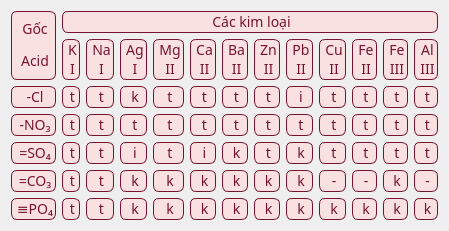
  <widget class="QWidget" name="centralwidget">
   <property name="styleSheet">
    <string notr="true">font-family:montserrat;
font-size:14px;
color:#751330</string>
   </property>
   <layout class="QGridLayout" name="gridLayout">
    <item row="3" column="5">
     <widget class="QLabel" name="CaNO3_2">
      <property name="styleSheet">
       <string notr="true">border: 1px solid #751330;
border-radius: 6px;
background-color: #fae1e1;</string>
      </property>
      <property name="text">
       <string>&lt;html&gt;&lt;head/&gt;&lt;body&gt;&lt;p align=&quot;center&quot;&gt;t&lt;/p&gt;&lt;/body&gt;&lt;/html&gt;</string>
      </property>
     </widget>
    </item>
    <item row="3" column="3">
     <widget class="QLabel" name="AgNO3">
      <property name="styleSheet">
       <string notr="true">border: 1px solid #751330;
border-radius: 6px;
background-color: #fae1e1;</string>
      </property>
      <property name="text">
       <string>&lt;html&gt;&lt;head/&gt;&lt;body&gt;&lt;p align=&quot;center&quot;&gt;t&lt;/p&gt;&lt;/body&gt;&lt;/html&gt;</string>
      </property>
     </widget>
    </item>
    <item row="3" column="6">
     <widget class="QLabel" name="BaNO3_2">
      <property name="styleSheet">
       <string notr="true">border: 1px solid #751330;
border-radius: 6px;
background-color: #fae1e1;</string>
      </property>
      <property name="text">
       <string>&lt;html&gt;&lt;head/&gt;&lt;body&gt;&lt;p align=&quot;center&quot;&gt;t&lt;/p&gt;&lt;/body&gt;&lt;/html&gt;</string>
      </property>
     </widget>
    </item>
    <item row="3" column="7">
     <widget class="QLabel" name="ZnNO3_2">
      <property name="styleSheet">
       <string notr="true">border: 1px solid #751330;
border-radius: 6px;
background-color: #fae1e1;</string>
      </property>
      <property name="text">
       <string>&lt;html&gt;&lt;head/&gt;&lt;body&gt;&lt;p align=&quot;center&quot;&gt;t&lt;/p&gt;&lt;/body&gt;&lt;/html&gt;</string>
      </property>
     </widget>
    </item>
    <item row="3" column="9">
     <widget class="QLabel" name="CuNO3_2">
      <property name="styleSheet">
       <string notr="true">border: 1px solid #751330;
border-radius: 6px;
background-color: #fae1e1;</string>
      </property>
      <property name="text">
       <string>&lt;html&gt;&lt;head/&gt;&lt;body&gt;&lt;p align=&quot;center&quot;&gt;t&lt;/p&gt;&lt;/body&gt;&lt;/html&gt;</string>
      </property>
     </widget>
    </item>
    <item row="3" column="8">
     <widget class="QLabel" name="PbNO3_2">
      <property name="styleSheet">
       <string notr="true">border: 1px solid #751330;
border-radius: 6px;
background-color: #fae1e1;</string>
      </property>
      <property name="text">
       <string>&lt;html&gt;&lt;head/&gt;&lt;body&gt;&lt;p align=&quot;center&quot;&gt;t&lt;/p&gt;&lt;/body&gt;&lt;/html&gt;</string>
      </property>
     </widget>
    </item>
    <item row="3" column="11">
     <widget class="QLabel" name="FeNO3_3">
      <property name="styleSheet">
       <string notr="true">border: 1px solid #751330;
border-radius: 6px;
background-color: #fae1e1;</string>
      </property>
      <property name="text">
       <string>&lt;html&gt;&lt;head/&gt;&lt;body&gt;&lt;p align=&quot;center&quot;&gt;t&lt;/p&gt;&lt;/body&gt;&lt;/html&gt;</string>
      </property>
     </widget>
    </item>
    <item row="3" column="10">
     <widget class="QLabel" name="FeNO3_2">
      <property name="styleSheet">
       <string notr="true">border: 1px solid #751330;
border-radius: 6px;
background-color: #fae1e1;</string>
      </property>
      <property name="text">
       <string>&lt;html&gt;&lt;head/&gt;&lt;body&gt;&lt;p align=&quot;center&quot;&gt;t&lt;/p&gt;&lt;/body&gt;&lt;/html&gt;</string>
      </property>
     </widget>
    </item>
    <item row="2" column="5">
     <widget class="QLabel" name="CaCl2">
      <property name="styleSheet">
       <string notr="true">border: 1px solid #751330;
border-radius: 6px;
background-color: #fae1e1;</string>
      </property>
      <property name="text">
       <string>&lt;html&gt;&lt;head/&gt;&lt;body&gt;&lt;p align=&quot;center&quot;&gt;t&lt;/p&gt;&lt;/body&gt;&lt;/html&gt;</string>
      </property>
     </widget>
    </item>
    <item row="2" column="7">
     <widget class="QLabel" name="ZnCl2">
      <property name="styleSheet">
       <string notr="true">border: 1px solid #751330;
border-radius: 6px;
background-color: #fae1e1;</string>
      </property>
      <property name="text">
       <string>&lt;html&gt;&lt;head/&gt;&lt;body&gt;&lt;p align=&quot;center&quot;&gt;t&lt;/p&gt;&lt;/body&gt;&lt;/html&gt;</string>
      </property>
     </widget>
    </item>
    <item row="2" column="6">
     <widget class="QLabel" name="BaCl2">
      <property name="styleSheet">
       <string notr="true">border: 1px solid #751330;
border-radius: 6px;
background-color: #fae1e1;</string>
      </property>
      <property name="text">
       <string>&lt;html&gt;&lt;head/&gt;&lt;body&gt;&lt;p align=&quot;center&quot;&gt;t&lt;/p&gt;&lt;/body&gt;&lt;/html&gt;</string>
      </property>
     </widget>
    </item>
    <item row="2" column="0">
     <widget class="QLabel" name="label_Cl">
      <property name="styleSheet">
       <string notr="true">border: 1px solid #751330;
border-radius: 6px;
background-color: #fae1e1;</string>
      </property>
      <property name="text">
       <string>&lt;html&gt;&lt;head/&gt;&lt;body&gt;&lt;p align=&quot;center&quot;&gt;-Cl&lt;/p&gt;&lt;/body&gt;&lt;/html&gt;</string>
      </property>
     </widget>
    </item>
    <item row="2" column="1">
     <widget class="QLabel" name="KCl">
      <property name="styleSheet">
       <string notr="true">border: 1px solid #751330;
border-radius: 6px;
background-color: #fae1e1;</string>
      </property>
      <property name="text">
       <string>&lt;html&gt;&lt;head/&gt;&lt;body&gt;&lt;p align=&quot;center&quot;&gt;t&lt;/p&gt;&lt;/body&gt;&lt;/html&gt;</string>
      </property>
     </widget>
    </item>
    <item row="2" column="2">
     <widget class="QLabel" name="NaCl">
      <property name="styleSheet">
       <string notr="true">border: 1px solid #751330;
border-radius: 6px;
background-color: #fae1e1;</string>
      </property>
      <property name="text">
       <string>&lt;html&gt;&lt;head/&gt;&lt;body&gt;&lt;p align=&quot;center&quot;&gt;t&lt;/p&gt;&lt;/body&gt;&lt;/html&gt;</string>
      </property>
     </widget>
    </item>
    <item row="2" column="4">
     <widget class="QLabel" name="MgCl2">
      <property name="styleSheet">
       <string notr="true">border: 1px solid #751330;
border-radius: 6px;
background-color: #fae1e1;</string>
      </property>
      <property name="text">
       <string>&lt;html&gt;&lt;head/&gt;&lt;body&gt;&lt;p align=&quot;center&quot;&gt;t&lt;/p&gt;&lt;/body&gt;&lt;/html&gt;</string>
      </property>
     </widget>
    </item>
    <item row="5" column="1">
     <widget class="QLabel" name="K2CO3">
      <property name="styleSheet">
       <string notr="true">border: 1px solid #751330;
border-radius: 6px;
background-color: #fae1e1;</string>
      </property>
      <property name="text">
       <string>&lt;html&gt;&lt;head/&gt;&lt;body&gt;&lt;p align=&quot;center&quot;&gt;t&lt;/p&gt;&lt;/body&gt;&lt;/html&gt;</string>
      </property>
     </widget>
    </item>
    <item row="5" column="0">
     <widget class="QLabel" name="label_CO3">
      <property name="styleSheet">
       <string notr="true">border: 1px solid #751330;
border-radius: 6px;
background-color: #fae1e1;</string>
      </property>
      <property name="text">
       <string>&lt;html&gt;&lt;head/&gt;&lt;body&gt;&lt;p align=&quot;center&quot;&gt;=CO₃&lt;/p&gt;&lt;/body&gt;&lt;/html&gt;</string>
      </property>
     </widget>
    </item>
    <item row="2" column="3">
     <widget class="QLabel" name="AgCl">
      <property name="styleSheet">
       <string notr="true">border: 1px solid #751330;
border-radius: 6px;
background-color: #fae1e1;</string>
      </property>
      <property name="text">
       <string>&lt;html&gt;&lt;head/&gt;&lt;body&gt;&lt;p align=&quot;center&quot;&gt;k&lt;/p&gt;&lt;/body&gt;&lt;/html&gt;</string>
      </property>
     </widget>
    </item>
    <item row="5" column="2">
     <widget class="QLabel" name="Na2CO3">
      <property name="styleSheet">
       <string notr="true">border: 1px solid #751330;
border-radius: 6px;
background-color: #fae1e1;</string>
      </property>
      <property name="text">
       <string>&lt;html&gt;&lt;head/&gt;&lt;body&gt;&lt;p align=&quot;center&quot;&gt;t&lt;/p&gt;&lt;/body&gt;&lt;/html&gt;</string>
      </property>
     </widget>
    </item>
    <item row="2" column="9">
     <widget class="QLabel" name="CuCl2">
      <property name="styleSheet">
       <string notr="true">border: 1px solid #751330;
border-radius: 6px;
background-color: #fae1e1;</string>
      </property>
      <property name="text">
       <string>&lt;html&gt;&lt;head/&gt;&lt;body&gt;&lt;p align=&quot;center&quot;&gt;t&lt;/p&gt;&lt;/body&gt;&lt;/html&gt;</string>
      </property>
     </widget>
    </item>
    <item row="2" column="8">
     <widget class="QLabel" name="PbCl2">
      <property name="styleSheet">
       <string notr="true">border: 1px solid #751330;
border-radius: 6px;
background-color: #fae1e1;</string>
      </property>
      <property name="text">
       <string>&lt;html&gt;&lt;head/&gt;&lt;body&gt;&lt;p align=&quot;center&quot;&gt;i&lt;/p&gt;&lt;/body&gt;&lt;/html&gt;</string>
      </property>
     </widget>
    </item>
    <item row="2" column="11">
     <widget class="QLabel" name="FeCl3">
      <property name="styleSheet">
       <string notr="true">border: 1px solid #751330;
border-radius: 6px;
background-color: #fae1e1;</string>
      </property>
      <property name="text">
       <string>&lt;html&gt;&lt;head/&gt;&lt;body&gt;&lt;p align=&quot;center&quot;&gt;t&lt;/p&gt;&lt;/body&gt;&lt;/html&gt;</string>
      </property>
     </widget>
    </item>
    <item row="2" column="10">
     <widget class="QLabel" name="FeCl2">
      <property name="styleSheet">
       <string notr="true">border: 1px solid #751330;
border-radius: 6px;
background-color: #fae1e1;</string>
      </property>
      <property name="text">
       <string>&lt;html&gt;&lt;head/&gt;&lt;body&gt;&lt;p align=&quot;center&quot;&gt;t&lt;/p&gt;&lt;/body&gt;&lt;/html&gt;</string>
      </property>
     </widget>
    </item>
    <item row="3" column="1">
     <widget class="QLabel" name="KNO3">
      <property name="styleSheet">
       <string notr="true">border: 1px solid #751330;
border-radius: 6px;
background-color: #fae1e1;</string>
      </property>
      <property name="text">
       <string>&lt;html&gt;&lt;head/&gt;&lt;body&gt;&lt;p align=&quot;center&quot;&gt;t&lt;/p&gt;&lt;/body&gt;&lt;/html&gt;</string>
      </property>
     </widget>
    </item>
    <item row="3" column="0">
     <widget class="QLabel" name="label_NO3">
      <property name="styleSheet">
       <string notr="true">border: 1px solid #751330;
border-radius: 6px;
background-color: #fae1e1;</string>
      </property>
      <property name="text">
       <string>&lt;html&gt;&lt;head/&gt;&lt;body&gt;&lt;p align=&quot;center&quot;&gt;-NO₃&lt;/p&gt;&lt;/body&gt;&lt;/html&gt;</string>
      </property>
     </widget>
    </item>
    <item row="2" column="12">
     <widget class="QLabel" name="AlCl3">
      <property name="styleSheet">
       <string notr="true">border: 1px solid #751330;
border-radius: 6px;
background-color: #fae1e1;</string>
      </property>
      <property name="text">
       <string>&lt;html&gt;&lt;head/&gt;&lt;body&gt;&lt;p align=&quot;center&quot;&gt;t&lt;/p&gt;&lt;/body&gt;&lt;/html&gt;</string>
      </property>
     </widget>
    </item>
    <item row="3" column="2">
     <widget class="QLabel" name="NaNO3">
      <property name="styleSheet">
       <string notr="true">border: 1px solid #751330;
border-radius: 6px;
background-color: #fae1e1;</string>
      </property>
      <property name="text">
       <string>&lt;html&gt;&lt;head/&gt;&lt;body&gt;&lt;p align=&quot;center&quot;&gt;t&lt;/p&gt;&lt;/body&gt;&lt;/html&gt;</string>
      </property>
     </widget>
    </item>
    <item row="6" column="5">
     <widget class="QLabel" name="Ca3PO4_2">
      <property name="styleSheet">
       <string notr="true">border: 1px solid #751330;
border-radius: 6px;
background-color: #fae1e1;</string>
      </property>
      <property name="text">
       <string>&lt;html&gt;&lt;head/&gt;&lt;body&gt;&lt;p align=&quot;center&quot;&gt;k&lt;/p&gt;&lt;/body&gt;&lt;/html&gt;</string>
      </property>
     </widget>
    </item>
    <item row="6" column="7">
     <widget class="QLabel" name="Zn3PO4_2">
      <property name="styleSheet">
       <string notr="true">border: 1px solid #751330;
border-radius: 6px;
background-color: #fae1e1;</string>
      </property>
      <property name="text">
       <string>&lt;html&gt;&lt;head/&gt;&lt;body&gt;&lt;p align=&quot;center&quot;&gt;k&lt;/p&gt;&lt;/body&gt;&lt;/html&gt;</string>
      </property>
     </widget>
    </item>
    <item row="6" column="6">
     <widget class="QLabel" name="Ba3PO4_2">
      <property name="styleSheet">
       <string notr="true">border: 1px solid #751330;
border-radius: 6px;
background-color: #fae1e1;</string>
      </property>
      <property name="text">
       <string>&lt;html&gt;&lt;head/&gt;&lt;body&gt;&lt;p align=&quot;center&quot;&gt;k&lt;/p&gt;&lt;/body&gt;&lt;/html&gt;</string>
      </property>
     </widget>
    </item>
    <item row="6" column="9">
     <widget class="QLabel" name="Cu3PO4_2">
      <property name="styleSheet">
       <string notr="true">border: 1px solid #751330;
border-radius: 6px;
background-color: #fae1e1;</string>
      </property>
      <property name="text">
       <string>&lt;html&gt;&lt;head/&gt;&lt;body&gt;&lt;p align=&quot;center&quot;&gt;k&lt;/p&gt;&lt;/body&gt;&lt;/html&gt;</string>
      </property>
     </widget>
    </item>
    <item row="4" column="2">
     <widget class="QLabel" name="Na2SO4">
      <property name="styleSheet">
       <string notr="true">border: 1px solid #751330;
border-radius: 6px;
background-color: #fae1e1;</string>
      </property>
      <property name="text">
       <string>&lt;html&gt;&lt;head/&gt;&lt;body&gt;&lt;p align=&quot;center&quot;&gt;t&lt;/p&gt;&lt;/body&gt;&lt;/html&gt;</string>
      </property>
     </widget>
    </item>
    <item row="3" column="12">
     <widget class="QLabel" name="AlNO3_3">
      <property name="styleSheet">
       <string notr="true">border: 1px solid #751330;
border-radius: 6px;
background-color: #fae1e1;</string>
      </property>
      <property name="text">
       <string>&lt;html&gt;&lt;head/&gt;&lt;body&gt;&lt;p align=&quot;center&quot;&gt;t&lt;/p&gt;&lt;/body&gt;&lt;/html&gt;</string>
      </property>
     </widget>
    </item>
    <item row="4" column="0">
     <widget class="QLabel" name="label_SO4">
      <property name="styleSheet">
       <string notr="true">border: 1px solid #751330;
border-radius: 6px;
background-color: #fae1e1;</string>
      </property>
      <property name="text">
       <string>&lt;html&gt;&lt;head/&gt;&lt;body&gt;&lt;p align=&quot;center&quot;&gt;=SO₄&lt;/p&gt;&lt;/body&gt;&lt;/html&gt;</string>
      </property>
     </widget>
    </item>
    <item row="4" column="4">
     <widget class="QLabel" name="MgSO4">
      <property name="styleSheet">
       <string notr="true">border: 1px solid #751330;
border-radius: 6px;
background-color: #fae1e1;</string>
      </property>
      <property name="text">
       <string>&lt;html&gt;&lt;head/&gt;&lt;body&gt;&lt;p align=&quot;center&quot;&gt;t&lt;/p&gt;&lt;/body&gt;&lt;/html&gt;</string>
      </property>
     </widget>
    </item>
    <item row="4" column="1">
     <widget class="QLabel" name="K2SO4">
      <property name="styleSheet">
       <string notr="true">border: 1px solid #751330;
border-radius: 6px;
background-color: #fae1e1;</string>
      </property>
      <property name="text">
       <string>&lt;html&gt;&lt;head/&gt;&lt;body&gt;&lt;p align=&quot;center&quot;&gt;t&lt;/p&gt;&lt;/body&gt;&lt;/html&gt;</string>
      </property>
     </widget>
    </item>
    <item row="4" column="5">
     <widget class="QLabel" name="CaSO4">
      <property name="styleSheet">
       <string notr="true">border: 1px solid #751330;
border-radius: 6px;
background-color: #fae1e1;</string>
      </property>
      <property name="text">
       <string>&lt;html&gt;&lt;head/&gt;&lt;body&gt;&lt;p align=&quot;center&quot;&gt;i&lt;/p&gt;&lt;/body&gt;&lt;/html&gt;</string>
      </property>
     </widget>
    </item>
    <item row="4" column="6">
     <widget class="QLabel" name="BaSO4">
      <property name="styleSheet">
       <string notr="true">border: 1px solid #751330;
border-radius: 6px;
background-color: #fae1e1;</string>
      </property>
      <property name="text">
       <string>&lt;html&gt;&lt;head/&gt;&lt;body&gt;&lt;p align=&quot;center&quot;&gt;k&lt;/p&gt;&lt;/body&gt;&lt;/html&gt;</string>
      </property>
     </widget>
    </item>
    <item row="4" column="3">
     <widget class="QLabel" name="Ag2SO4">
      <property name="styleSheet">
       <string notr="true">border: 1px solid #751330;
border-radius: 6px;
background-color: #fae1e1;</string>
      </property>
      <property name="text">
       <string>&lt;html&gt;&lt;head/&gt;&lt;body&gt;&lt;p align=&quot;center&quot;&gt;i&lt;/p&gt;&lt;/body&gt;&lt;/html&gt;</string>
      </property>
     </widget>
    </item>
    <item row="4" column="7">
     <widget class="QLabel" name="ZnSO4">
      <property name="styleSheet">
       <string notr="true">border: 1px solid #751330;
border-radius: 6px;
background-color: #fae1e1;</string>
      </property>
      <property name="text">
       <string>&lt;html&gt;&lt;head/&gt;&lt;body&gt;&lt;p align=&quot;center&quot;&gt;t&lt;/p&gt;&lt;/body&gt;&lt;/html&gt;</string>
      </property>
     </widget>
    </item>
    <item row="4" column="8">
     <widget class="QLabel" name="PbSO4">
      <property name="styleSheet">
       <string notr="true">border: 1px solid #751330;
border-radius: 6px;
background-color: #fae1e1;</string>
      </property>
      <property name="text">
       <string>&lt;html&gt;&lt;head/&gt;&lt;body&gt;&lt;p align=&quot;center&quot;&gt;k&lt;/p&gt;&lt;/body&gt;&lt;/html&gt;</string>
      </property>
     </widget>
    </item>
    <item row="4" column="11">
     <widget class="QLabel" name="Fe2SO4_3">
      <property name="styleSheet">
       <string notr="true">border: 1px solid #751330;
border-radius: 6px;
background-color: #fae1e1;</string>
      </property>
      <property name="text">
       <string>&lt;html&gt;&lt;head/&gt;&lt;body&gt;&lt;p align=&quot;center&quot;&gt;t&lt;/p&gt;&lt;/body&gt;&lt;/html&gt;</string>
      </property>
     </widget>
    </item>
    <item row="4" column="9">
     <widget class="QLabel" name="CuSO4">
      <property name="styleSheet">
       <string notr="true">border: 1px solid #751330;
border-radius: 6px;
background-color: #fae1e1;</string>
      </property>
      <property name="text">
       <string>&lt;html&gt;&lt;head/&gt;&lt;body&gt;&lt;p align=&quot;center&quot;&gt;t&lt;/p&gt;&lt;/body&gt;&lt;/html&gt;</string>
      </property>
     </widget>
    </item>
    <item row="4" column="12">
     <widget class="QLabel" name="Al2SO4_3">
      <property name="styleSheet">
       <string notr="true">border: 1px solid #751330;
border-radius: 6px;
background-color: #fae1e1;</string>
      </property>
      <property name="text">
       <string>&lt;html&gt;&lt;head/&gt;&lt;body&gt;&lt;p align=&quot;center&quot;&gt;t&lt;/p&gt;&lt;/body&gt;&lt;/html&gt;</string>
      </property>
     </widget>
    </item>
    <item row="5" column="4">
     <widget class="QLabel" name="MgCO3">
      <property name="styleSheet">
       <string notr="true">border: 1px solid #751330;
border-radius: 6px;
background-color: #fae1e1;</string>
      </property>
      <property name="text">
       <string>&lt;html&gt;&lt;head/&gt;&lt;body&gt;&lt;p align=&quot;center&quot;&gt;k&lt;/p&gt;&lt;/body&gt;&lt;/html&gt;</string>
      </property>
     </widget>
    </item>
    <item row="5" column="3">
     <widget class="QLabel" name="Ag2CO3">
      <property name="styleSheet">
       <string notr="true">border: 1px solid #751330;
border-radius: 6px;
background-color: #fae1e1;</string>
      </property>
      <property name="text">
       <string>&lt;html&gt;&lt;head/&gt;&lt;body&gt;&lt;p align=&quot;center&quot;&gt;k&lt;/p&gt;&lt;/body&gt;&lt;/html&gt;</string>
      </property>
     </widget>
    </item>
    <item row="5" column="6">
     <widget class="QLabel" name="BaCO3">
      <property name="styleSheet">
       <string notr="true">border: 1px solid #751330;
border-radius: 6px;
background-color: #fae1e1;</string>
      </property>
      <property name="text">
       <string>&lt;html&gt;&lt;head/&gt;&lt;body&gt;&lt;p align=&quot;center&quot;&gt;k&lt;/p&gt;&lt;/body&gt;&lt;/html&gt;</string>
      </property>
     </widget>
    </item>
    <item row="5" column="5">
     <widget class="QLabel" name="CaCO3">
      <property name="styleSheet">
       <string notr="true">border: 1px solid #751330;
border-radius: 6px;
background-color: #fae1e1;</string>
      </property>
      <property name="text">
       <string>&lt;html&gt;&lt;head/&gt;&lt;body&gt;&lt;p align=&quot;center&quot;&gt;k&lt;/p&gt;&lt;/body&gt;&lt;/html&gt;</string>
      </property>
     </widget>
    </item>
    <item row="5" column="7">
     <widget class="QLabel" name="ZnCO3">
      <property name="styleSheet">
       <string notr="true">border: 1px solid #751330;
border-radius: 6px;
background-color: #fae1e1;</string>
      </property>
      <property name="text">
       <string>&lt;html&gt;&lt;head/&gt;&lt;body&gt;&lt;p align=&quot;center&quot;&gt;k&lt;/p&gt;&lt;/body&gt;&lt;/html&gt;</string>
      </property>
     </widget>
    </item>
    <item row="5" column="8">
     <widget class="QLabel" name="PbCO3">
      <property name="styleSheet">
       <string notr="true">border: 1px solid #751330;
border-radius: 6px;
background-color: #fae1e1;</string>
      </property>
      <property name="text">
       <string>&lt;html&gt;&lt;head/&gt;&lt;body&gt;&lt;p align=&quot;center&quot;&gt;k&lt;/p&gt;&lt;/body&gt;&lt;/html&gt;</string>
      </property>
     </widget>
    </item>
    <item row="5" column="10">
     <widget class="QLabel" name="FeCO3">
      <property name="styleSheet">
       <string notr="true">border: 1px solid #751330;
border-radius: 6px;
background-color: #fae1e1;</string>
      </property>
      <property name="text">
       <string>&lt;html&gt;&lt;head/&gt;&lt;body&gt;&lt;p align=&quot;center&quot;&gt;-&lt;/p&gt;&lt;/body&gt;&lt;/html&gt;</string>
      </property>
     </widget>
    </item>
    <item row="5" column="9">
     <widget class="QLabel" name="CuCO3">
      <property name="styleSheet">
       <string notr="true">border: 1px solid #751330;
border-radius: 6px;
background-color: #fae1e1;</string>
      </property>
      <property name="text">
       <string>&lt;html&gt;&lt;head/&gt;&lt;body&gt;&lt;p align=&quot;center&quot;&gt;-&lt;/p&gt;&lt;/body&gt;&lt;/html&gt;</string>
      </property>
     </widget>
    </item>
    <item row="5" column="11">
     <widget class="QLabel" name="Fe2CO3_3">
      <property name="styleSheet">
       <string notr="true">border: 1px solid #751330;
border-radius: 6px;
background-color: #fae1e1;</string>
      </property>
      <property name="text">
       <string>&lt;html&gt;&lt;head/&gt;&lt;body&gt;&lt;p align=&quot;center&quot;&gt;k&lt;/p&gt;&lt;/body&gt;&lt;/html&gt;</string>
      </property>
     </widget>
    </item>
    <item row="5" column="12">
     <widget class="QLabel" name="Al2CO3_3">
      <property name="styleSheet">
       <string notr="true">border: 1px solid #751330;
border-radius: 6px;
background-color: #fae1e1;</string>
      </property>
      <property name="text">
       <string>&lt;html&gt;&lt;head/&gt;&lt;body&gt;&lt;p align=&quot;center&quot;&gt;-&lt;/p&gt;&lt;/body&gt;&lt;/html&gt;</string>
      </property>
     </widget>
    </item>
    <item row="6" column="0">
     <widget class="QLabel" name="label_PO4">
      <property name="styleSheet">
       <string notr="true">border: 1px solid #751330;
border-radius: 6px;
background-color: #fae1e1;</string>
      </property>
      <property name="text">
       <string>&lt;html&gt;&lt;head/&gt;&lt;body&gt;&lt;p align=&quot;center&quot;&gt;≡PO₄&lt;/p&gt;&lt;/body&gt;&lt;/html&gt;</string>
      </property>
     </widget>
    </item>
    <item row="6" column="3">
     <widget class="QLabel" name="Ag3PO4">
      <property name="styleSheet">
       <string notr="true">border: 1px solid #751330;
border-radius: 6px;
background-color: #fae1e1;</string>
      </property>
      <property name="text">
       <string>&lt;html&gt;&lt;head/&gt;&lt;body&gt;&lt;p align=&quot;center&quot;&gt;k&lt;/p&gt;&lt;/body&gt;&lt;/html&gt;</string>
      </property>
     </widget>
    </item>
    <item row="6" column="1">
     <widget class="QLabel" name="K3PO4">
      <property name="styleSheet">
       <string notr="true">border: 1px solid #751330;
border-radius: 6px;
background-color: #fae1e1;</string>
      </property>
      <property name="text">
       <string>&lt;html&gt;&lt;head/&gt;&lt;body&gt;&lt;p align=&quot;center&quot;&gt;t&lt;/p&gt;&lt;/body&gt;&lt;/html&gt;</string>
      </property>
     </widget>
    </item>
    <item row="6" column="4">
     <widget class="QLabel" name="Mg3PO4_2">
      <property name="styleSheet">
       <string notr="true">border: 1px solid #751330;
border-radius: 6px;
background-color: #fae1e1;</string>
      </property>
      <property name="text">
       <string>&lt;html&gt;&lt;head/&gt;&lt;body&gt;&lt;p align=&quot;center&quot;&gt;k&lt;/p&gt;&lt;/body&gt;&lt;/html&gt;</string>
      </property>
     </widget>
    </item>
    <item row="6" column="2">
     <widget class="QLabel" name="Na3PO4">
      <property name="styleSheet">
       <string notr="true">border: 1px solid #751330;
border-radius: 6px;
background-color: #fae1e1;</string>
      </property>
      <property name="text">
       <string>&lt;html&gt;&lt;head/&gt;&lt;body&gt;&lt;p align=&quot;center&quot;&gt;t&lt;/p&gt;&lt;/body&gt;&lt;/html&gt;</string>
      </property>
     </widget>
    </item>
    <item row="6" column="8">
     <widget class="QLabel" name="Pb3PO4_2">
      <property name="styleSheet">
       <string notr="true">border: 1px solid #751330;
border-radius: 6px;
background-color: #fae1e1;</string>
      </property>
      <property name="text">
       <string>&lt;html&gt;&lt;head/&gt;&lt;body&gt;&lt;p align=&quot;center&quot;&gt;k&lt;/p&gt;&lt;/body&gt;&lt;/html&gt;</string>
      </property>
     </widget>
    </item>
    <item row="6" column="11">
     <widget class="QLabel" name="FePO4">
      <property name="styleSheet">
       <string notr="true">border: 1px solid #751330;
border-radius: 6px;
background-color: #fae1e1;</string>
      </property>
      <property name="text">
       <string>&lt;html&gt;&lt;head/&gt;&lt;body&gt;&lt;p align=&quot;center&quot;&gt;k&lt;/p&gt;&lt;/body&gt;&lt;/html&gt;</string>
      </property>
     </widget>
    </item>
    <item row="6" column="12">
     <widget class="QLabel" name="AlPO4">
      <property name="styleSheet">
       <string notr="true">border: 1px solid #751330;
border-radius: 6px;
background-color: #fae1e1;</string>
      </property>
      <property name="text">
       <string>&lt;html&gt;&lt;head/&gt;&lt;body&gt;&lt;p align=&quot;center&quot;&gt;k&lt;/p&gt;&lt;/body&gt;&lt;/html&gt;</string>
      </property>
     </widget>
    </item>
    <item row="1" column="1">
     <widget class="QLabel" name="label_K">
      <property name="styleSheet">
       <string notr="true">border: 1px solid #751330;
border-radius: 6px;
background-color: #fae1e1;</string>
      </property>
      <property name="text">
       <string>&lt;html&gt;&lt;head/&gt;&lt;body&gt;&lt;p align=&quot;center&quot;&gt;K&lt;br/&gt;I&lt;/p&gt;&lt;/body&gt;&lt;/html&gt;</string>
      </property>
     </widget>
    </item>
    <item row="1" column="2">
     <widget class="QLabel" name="label_Na">
      <property name="styleSheet">
       <string notr="true">border: 1px solid #751330;
border-radius: 6px;
background-color: #fae1e1;</string>
      </property>
      <property name="text">
       <string>&lt;html&gt;&lt;head/&gt;&lt;body&gt;&lt;p align=&quot;center&quot;&gt;Na&lt;br/&gt;I&lt;/p&gt;&lt;/body&gt;&lt;/html&gt;</string>
      </property>
     </widget>
    </item>
    <item row="0" column="0" rowspan="2">
     <widget class="QLabel" name="label_corner">
      <property name="styleSheet">
       <string notr="true">border: 1px solid #751330;
border-radius: 6px;
background-color: #fae1e1;</string>
      </property>
      <property name="text">
       <string>&lt;html&gt;&lt;head/&gt;&lt;body&gt;&lt;p align=&quot;center&quot;&gt;Gốc&lt;/p&gt;&lt;p align=&quot;center&quot;&gt;Acid&lt;/p&gt;&lt;/body&gt;&lt;/html&gt;</string>
      </property>
     </widget>
    </item>
    <item row="1" column="4">
     <widget class="QLabel" name="label_Mg">
      <property name="styleSheet">
       <string notr="true">border: 1px solid #751330;
border-radius: 6px;
background-color: #fae1e1;</string>
      </property>
      <property name="text">
       <string>&lt;html&gt;&lt;head/&gt;&lt;body&gt;&lt;p align=&quot;center&quot;&gt;Mg&lt;br/&gt;II&lt;/p&gt;&lt;/body&gt;&lt;/html&gt;</string>
      </property>
     </widget>
    </item>
    <item row="1" column="3">
     <widget class="QLabel" name="label_Ag">
      <property name="styleSheet">
       <string notr="true">border: 1px solid #751330;
border-radius: 6px;
background-color: #fae1e1;</string>
      </property>
      <property name="text">
       <string>&lt;html&gt;&lt;head/&gt;&lt;body&gt;&lt;p align=&quot;center&quot;&gt;Ag&lt;br/&gt;I&lt;/p&gt;&lt;/body&gt;&lt;/html&gt;</string>
      </property>
     </widget>
    </item>
    <item row="1" column="5">
     <widget class="QLabel" name="label_Ca">
      <property name="styleSheet">
       <string notr="true">border: 1px solid #751330;
border-radius: 6px;
background-color: #fae1e1;</string>
      </property>
      <property name="text">
       <string>&lt;html&gt;&lt;head/&gt;&lt;body&gt;&lt;p align=&quot;center&quot;&gt;Ca&lt;br/&gt;II&lt;/p&gt;&lt;/body&gt;&lt;/html&gt;</string>
      </property>
     </widget>
    </item>
    <item row="1" column="6">
     <widget class="QLabel" name="label_Ba">
      <property name="styleSheet">
       <string notr="true">border: 1px solid #751330;
border-radius: 6px;
background-color: #fae1e1;</string>
      </property>
      <property name="text">
       <string>&lt;html&gt;&lt;head/&gt;&lt;body&gt;&lt;p align=&quot;center&quot;&gt;Ba&lt;br/&gt;II&lt;/p&gt;&lt;/body&gt;&lt;/html&gt;</string>
      </property>
     </widget>
    </item>
    <item row="1" column="9">
     <widget class="QLabel" name="label_Cu">
      <property name="styleSheet">
       <string notr="true">border: 1px solid #751330;
border-radius: 6px;
background-color: #fae1e1;</string>
      </property>
      <property name="text">
       <string>&lt;html&gt;&lt;head/&gt;&lt;body&gt;&lt;p align=&quot;center&quot;&gt;Cu&lt;br/&gt;II&lt;/p&gt;&lt;/body&gt;&lt;/html&gt;</string>
      </property>
     </widget>
    </item>
    <item row="1" column="11">
     <widget class="QLabel" name="label_Fe3">
      <property name="styleSheet">
       <string notr="true">border: 1px solid #751330;
border-radius: 6px;
background-color: #fae1e1;</string>
      </property>
      <property name="text">
       <string>&lt;html&gt;&lt;head/&gt;&lt;body&gt;&lt;p align=&quot;center&quot;&gt;Fe&lt;br/&gt;III&lt;/p&gt;&lt;/body&gt;&lt;/html&gt;</string>
      </property>
     </widget>
    </item>
    <item row="1" column="8">
     <widget class="QLabel" name="label_Pb">
      <property name="styleSheet">
       <string notr="true">border: 1px solid #751330;
border-radius: 6px;
background-color: #fae1e1;</string>
      </property>
      <property name="text">
       <string>&lt;html&gt;&lt;head/&gt;&lt;body&gt;&lt;p align=&quot;center&quot;&gt;Pb&lt;br/&gt;II&lt;/p&gt;&lt;/body&gt;&lt;/html&gt;</string>
      </property>
     </widget>
    </item>
    <item row="1" column="7">
     <widget class="QLabel" name="label_Zn">
      <property name="styleSheet">
       <string notr="true">border: 1px solid #751330;
border-radius: 6px;
background-color: #fae1e1;</string>
      </property>
      <property name="text">
       <string>&lt;html&gt;&lt;head/&gt;&lt;body&gt;&lt;p align=&quot;center&quot;&gt;Zn&lt;br/&gt;II&lt;/p&gt;&lt;/body&gt;&lt;/html&gt;</string>
      </property>
     </widget>
    </item>
    <item row="1" column="10">
     <widget class="QLabel" name="label_Fe2">
      <property name="styleSheet">
       <string notr="true">border: 1px solid #751330;
border-radius: 6px;
background-color: #fae1e1;</string>
      </property>
      <property name="text">
       <string>&lt;html&gt;&lt;head/&gt;&lt;body&gt;&lt;p align=&quot;center&quot;&gt;Fe&lt;br/&gt;II&lt;/p&gt;&lt;/body&gt;&lt;/html&gt;</string>
      </property>
     </widget>
    </item>
    <item row="1" column="12">
     <widget class="QLabel" name="label_Al">
      <property name="styleSheet">
       <string notr="true">border: 1px solid #751330;
border-radius: 6px;
background-color: #fae1e1;</string>
      </property>
      <property name="text">
       <string>&lt;html&gt;&lt;head/&gt;&lt;body&gt;&lt;p align=&quot;center&quot;&gt;Al&lt;br/&gt;III&lt;/p&gt;&lt;/body&gt;&lt;/html&gt;</string>
      </property>
     </widget>
    </item>
    <item row="0" column="1" colspan="12">
     <widget class="QLabel" name="label">
      <property name="styleSheet">
       <string notr="true">border: 1px solid #751330;
border-radius: 6px;
background-color: #fae1e1;</string>
      </property>
      <property name="text">
       <string>&lt;html&gt;&lt;head/&gt;&lt;body&gt;&lt;p align=&quot;center&quot;&gt;Các kim loại&lt;/p&gt;&lt;/body&gt;&lt;/html&gt;</string>
      </property>
     </widget>
    </item>
    <item row="6" column="10">
     <widget class="QLabel" name="Fe3PO4_2">
      <property name="styleSheet">
       <string notr="true">border: 1px solid #751330;
border-radius: 6px;
background-color: #fae1e1;</string>
      </property>
      <property name="text">
       <string>&lt;html&gt;&lt;head/&gt;&lt;body&gt;&lt;p align=&quot;center&quot;&gt;k&lt;/p&gt;&lt;/body&gt;&lt;/html&gt;</string>
      </property>
     </widget>
    </item>
    <item row="3" column="4">
     <widget class="QLabel" name="MgNO3_2">
      <property name="styleSheet">
       <string notr="true">border: 1px solid #751330;
border-radius: 6px;
background-color: #fae1e1;</string>
      </property>
      <property name="text">
       <string>&lt;html&gt;&lt;head/&gt;&lt;body&gt;&lt;p align=&quot;center&quot;&gt;t&lt;/p&gt;&lt;/body&gt;&lt;/html&gt;</string>
      </property>
     </widget>
    </item>
    <item row="4" column="10">
     <widget class="QLabel" name="FeSO4">
      <property name="styleSheet">
       <string notr="true">border: 1px solid #751330;
border-radius: 6px;
background-color: #fae1e1;</string>
      </property>
      <property name="text">
       <string>&lt;html&gt;&lt;head/&gt;&lt;body&gt;&lt;p align=&quot;center&quot;&gt;t&lt;/p&gt;&lt;/body&gt;&lt;/html&gt;</string>
      </property>
     </widget>
    </item>
   </layout>
  </widget>
